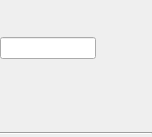
<?xml version="1.0" encoding="UTF-8"?>
<ui version="4.0">
 <class>ImageInputNode</class>
 <widget class="QWidget" name="ImageInputNode">
  <property name="geometry">
   <rect>
    <x>0</x>
    <y>0</y>
    <width>152</width>
    <height>137</height>
   </rect>
  </property>
  <property name="sizePolicy">
   <sizepolicy hsizetype="Expanding" vsizetype="Fixed">
    <horstretch>0</horstretch>
    <verstretch>0</verstretch>
   </sizepolicy>
  </property>
  <property name="windowTitle">
   <string>Form</string>
  </property>
  <layout class="QVBoxLayout" name="verticalLayout" stretch="0,0,0">
   <property name="spacing">
    <number>2</number>
   </property>
   <property name="leftMargin">
    <number>0</number>
   </property>
   <property name="topMargin">
    <number>0</number>
   </property>
   <property name="rightMargin">
    <number>0</number>
   </property>
   <property name="bottomMargin">
    <number>2</number>
   </property>
   <item>
    <widget class="QWidget" name="NodeUiBase" native="true">
     <property name="sizePolicy">
      <sizepolicy hsizetype="Preferred" vsizetype="Fixed">
       <horstretch>0</horstretch>
       <verstretch>0</verstretch>
      </sizepolicy>
     </property>
     <property name="minimumSize">
      <size>
       <width>0</width>
       <height>28</height>
      </size>
     </property>
     <layout class="QVBoxLayout" name="verticalLayout_5">
      <property name="spacing">
       <number>0</number>
      </property>
      <property name="leftMargin">
       <number>0</number>
      </property>
      <property name="topMargin">
       <number>0</number>
      </property>
      <property name="rightMargin">
       <number>0</number>
      </property>
      <property name="bottomMargin">
       <number>0</number>
      </property>
      <item>
       <layout class="QVBoxLayout" name="NodeCommonWidgetLayout" stretch="">
        <property name="sizeConstraint">
         <enum>QLayout::SetMaximumSize</enum>
        </property>
       </layout>
      </item>
     </layout>
    </widget>
   </item>
   <item>
    <widget class="QWidget" name="widget" native="true">
     <layout class="QVBoxLayout" name="verticalLayout_2">
      <property name="spacing">
       <number>0</number>
      </property>
      <property name="leftMargin">
       <number>0</number>
      </property>
      <property name="topMargin">
       <number>0</number>
      </property>
      <property name="rightMargin">
       <number>0</number>
      </property>
      <property name="bottomMargin">
       <number>0</number>
      </property>
      <item>
       <layout class="QVBoxLayout" name="verticalLayout_3" stretch="0,1">
        <item>
         <layout class="QHBoxLayout" name="horizontalLayout_3">
          <property name="sizeConstraint">
           <enum>QLayout::SetDefaultConstraint</enum>
          </property>
          <item>
           <widget class="QLineEdit" name="label">
            <property name="minimumSize">
             <size>
              <width>0</width>
              <height>22</height>
             </size>
            </property>
           </widget>
          </item>
          <item>
           <widget class="QPushButton" name="pb_reload">
            <property name="minimumSize">
             <size>
              <width>24</width>
              <height>24</height>
             </size>
            </property>
            <property name="maximumSize">
             <size>
              <width>50</width>
              <height>16777215</height>
             </size>
            </property>
            <property name="toolTip">
             <string comment="Reload input"/>
            </property>
            <property name="text">
             <string/>
            </property>
            <property name="icon">
             <iconset resource="../icons.qrc">
              <normaloff>:/icons/Icons/icons8-update-50.png</normaloff>:/icons/Icons/icons8-update-50.png</iconset>
            </property>
            <property name="flat">
             <bool>true</bool>
            </property>
           </widget>
          </item>
          <item>
           <widget class="QPushButton" name="pb_loadInput">
            <property name="sizePolicy">
             <sizepolicy hsizetype="Fixed" vsizetype="Fixed">
              <horstretch>0</horstretch>
              <verstretch>0</verstretch>
             </sizepolicy>
            </property>
            <property name="minimumSize">
             <size>
              <width>24</width>
              <height>24</height>
             </size>
            </property>
            <property name="maximumSize">
             <size>
              <width>50</width>
              <height>16777215</height>
             </size>
            </property>
            <property name="toolTip">
             <string comment="Open input"/>
            </property>
            <property name="text">
             <string/>
            </property>
            <property name="icon">
             <iconset resource="../icons.qrc">
              <normaloff>:/icons/Icons/icons8-folder-50.png</normaloff>:/icons/Icons/icons8-folder-50.png</iconset>
            </property>
            <property name="flat">
             <bool>true</bool>
            </property>
           </widget>
          </item>
         </layout>
        </item>
        <item>
         <layout class="QHBoxLayout" name="horizontalLayout_4">
          <property name="spacing">
           <number>2</number>
          </property>
          <item>
           <widget class="QLabel" name="lb_preview">
            <property name="minimumSize">
             <size>
              <width>64</width>
              <height>64</height>
             </size>
            </property>
            <property name="maximumSize">
             <size>
              <width>64</width>
              <height>64</height>
             </size>
            </property>
            <property name="text">
             <string/>
            </property>
            <property name="scaledContents">
             <bool>true</bool>
            </property>
            <property name="alignment">
             <set>Qt::AlignCenter</set>
            </property>
           </widget>
          </item>
         </layout>
        </item>
       </layout>
      </item>
     </layout>
    </widget>
   </item>
   <item>
    <widget class="Line" name="line">
     <property name="orientation">
      <enum>Qt::Horizontal</enum>
     </property>
    </widget>
   </item>
  </layout>
 </widget>
 <resources>
  <include location="../icons.qrc"/>
 </resources>
 <connections/>
</ui>
